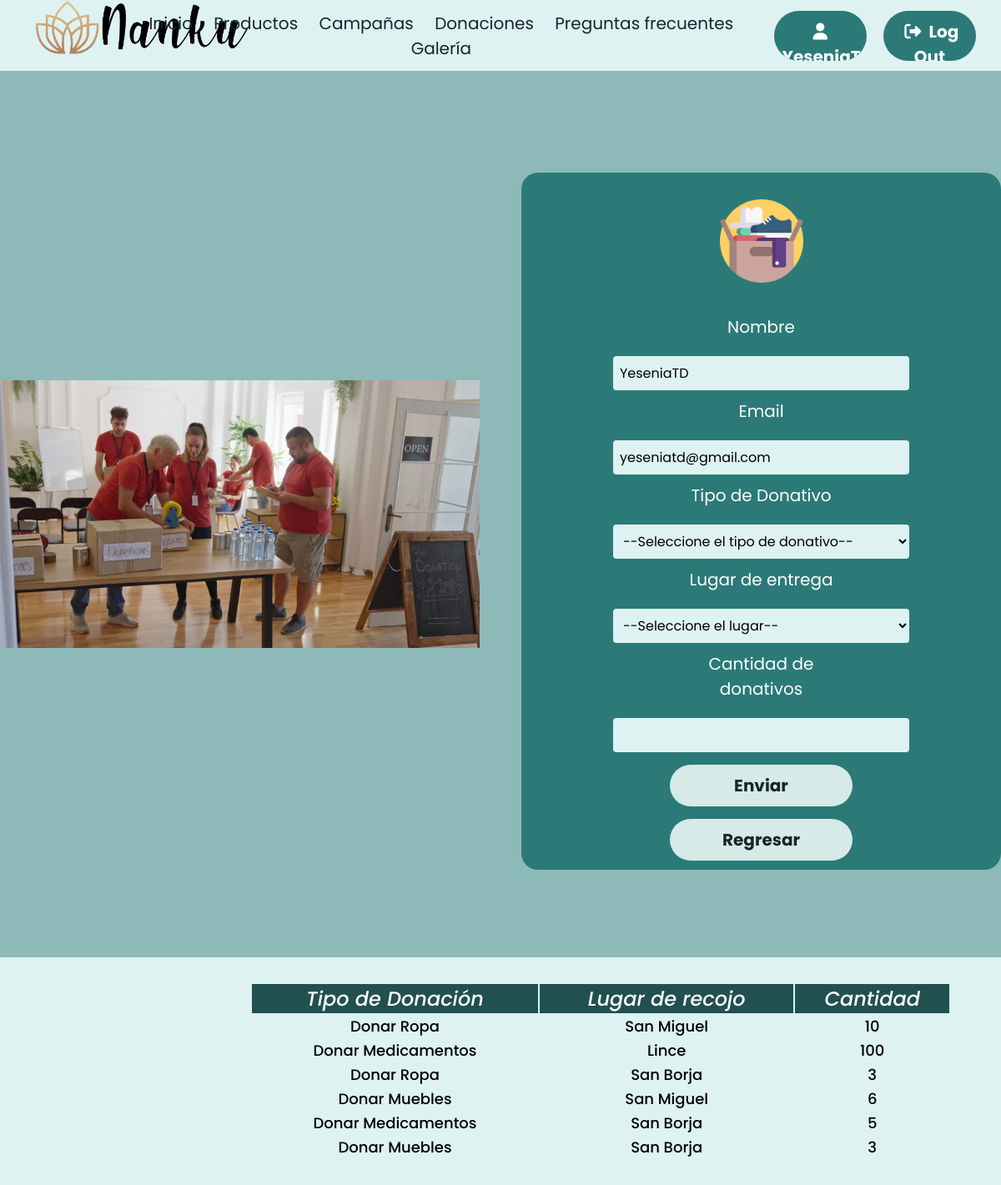
Page /formdonacion.php (signed in) on the committed database.
### tables this page shows
CREATE TABLE `donacion` (
  `iddonacion` int(5) NOT NULL,
  `usuario` varchar(50) NOT NULL,
  `correo` varchar(100) NOT NULL,
  `tipo_donacion` varchar(50) NOT NULL,
  `lugar` varchar(50) NOT NULL,
  `cant` int(5) NOT NULL
);

### formdonacion.php (the view, shortened to what this page needs)
<?php
$usuario=$_SESSION['Usuario'];
?>
<!DOCTYPE html>
<html lang="es">
<head>
  <link rel="stylesheet" href="https://cdnjs.cloudflare.com/ajax/libs/font-awesome/5.15.1/css/all.min.css">
  <link rel="stylesheet" href="Styles/donacion1.css" />
  <link rel="stylesheet" href="Styles/hfStyle.css">
</head>
<body>
<header class="header">
        <div class="logo">
            <img src="Imagenes/LogoNankuFinal.png" alt="Logo Nanku">
        </div>
        <nav class="nav">
            <ul class="navbar-links">
                <li>
                    <a href="user.php">Inicio</a>
                </li>
                <li>
                    <a href="productos_user.php">Productos</a>
                </li>
                <li>
                    <a href="campanas.php">Campañas</a>
                </li>
                <li>
                    <a href="#">Donaciones</a>
                </li>
                <li>
                    <a href="PreguntasFrecuentes.php">Preguntas frecuentes</a>
                </li>
                <li>
                    <a href="Galeria.php">Galería</a>
                </li>
            </ul>
        </nav>
        <button class="btn"><a href="#"><span><i class="fa-solid fa-user"></i> <b> <?php echo $_SESSION['Usuario'] ; ?> </b></span></a> </button>
        <button class="btn"><a href="cerrarSesion.php"><span><i class="fa-solid fa-right-from-bracket"></i></i> Log Out </span></a> </button>
</header>
  <div>
    <div>
      <div class="seccion" id="seccM">
        <div class="g1">
          <div class="box">
            <video src="Imagenes/formdonaciones.mp4" autoplay="true" muted="true" loop="true"
              poster="Imagenes/donar.PNG"></video>
          </div>
          <form action="registrar.php" class="form-donativo" method=POST>
            <center>
              <figure>
                <img class="logo" src="Imagenes/donacion.png" alt="Logo de página">
              </figure>
            </center>
            <div class="mb">
              <label class="form-label">Nombre</label>
              <input type="text" class="entrada" value="<?php echo $_SESSION['Usuario']; ?>" name="usuario">
            </div>
            <div class="mb-3">
              <label class="form-label">Email</label>
              <input type="text" class="entrada" value="<?php echo $_SESSION['Correo']; ?>" name="correo">
            </div>
            <label for="">Tipo de Donativo</label>
            <select class="entrada" name="tipo_donacion">
              <option selected>--Seleccione el tipo de donativo--</option>
            </select>
            <label for="">Lugar de entrega</label>
            <select class="entrada" name="lugar">
              <option selected>--Seleccione el lugar--</option>
            </select>
            <div class="mb-3">
              <label class="form-label">Cantidad de donativos</label>
              <input type="text" class="entrada" name="cant">
            </div>
            <div class="text-center">
              <button type="submit" class="btn" name="registrar_donacion"><a><span><i class=""></i> Enviar </span></a></button>
              <a class= "btn" href="user.php"><span><i class=""></i> Regresar </span></a>
            </div>
          </form>
        </div>
      </div>
      <div class="tabla">
        <table class="table">
          <thead>
            <tr>
              <th scope="col">Tipo de Donación</th>
              <th scope="col">Lugar de recojo</th>
              <th scope="col">Cantidad</th>
            </tr>
          </thead>
          <tbody>
            <?php
                $conexion=mysqli_connect("localhost","root","","nankuweb");
                $SQL="SELECT tipo_donacion, lugar, cant FROM donacion where usuario='$usuario'";
                $dato = mysqli_query($conexion, $SQL);
                if($dato -> num_rows >0){
                    while($fila=mysqli_fetch_array($dato)){
            ?>
            <tr>
              <td>
                <?php echo $fila['tipo_donacion']; ?>
              </td>
              <td>
                <?php echo $fila['lugar']; ?>
              </td>
              <td>
                <?php echo $fila['cant']; ?>
              </td>
              <?php
                }
                }else{
              ?>
            <tr class="text-center">
              <td colspan="16">No existen registros</td>
            </tr>
            <?php
            }
            ?>
          </tbody>
        </table>
      </div>
    </div>
  </div>
</body>
</html>

### Styles/donacion1.css (style rules this page uses)
* { box-sizing: border-box; margin: 0; padding: 0; border: 0; font-size: 20px; font-family: 'Poppins', 'Golos Text', sans-serif; vertical-align: baseline; }
.header { background-color: #DEF2F1; display: flex; justify-content: flex-end; align-items: center; height: 85px; padding: 5px 20px; }
.header .logo { cursor: pointer; margin-right: auto; }
.header .logo img { height: 80px; width: auto; transition: all 0.5s; }
.header .navbar-links { list-style: none; }
.header .navbar-links li { display: inline-block; padding: 0 10px; transition: all 0.3s; }
.header .navbar-links a { font-size: 20px; color: #17252A; text-decoration: none; }
.header .btn { background: #2B7A78; display: block; width: 10%; height: 80%; font-weight: bold; font-size: 14px; text-align: center; padding: 10px; border: none; border-radius: 70px; cursor: pointer; font-family: 'Poppins', 'Golos Text', sans-serif; margin: auto; margin-left: 10px; margin-right: 10px; transition: all 0.5s; position: relative; overflow: hidden; }
.header .btn span { color: #ffffff; text-decoration: none; position: relative; z-index: 2; }
.header .fa-solid { padding: 0 5px; }
.header .btn::after { content: ""; width: 100%; position: absolute; z-index: 1; top: 0; left: calc(-100% - 80px); border-bottom: 80px solid #215051; border-right: 80px solid transparent; transition: .4s ease-in-out all; }
body { text-align: center; font-family: sans-serif; }
a { text-decoration: none; }
.seccion { background-color: #5C9A98; padding: 60px 0; }
#seccM { background-color: #8DBAB8 !important; }
.seccion .g1 { width: 100%; max-width: 1200px; margin: auto; display: grid; grid-template-columns: repeat(2, 1fr); grid-gap: 50px; padding: 45px 0px; text-align: center; }
.seccion .g1 .box video { width: 100%; height: 100%; display: flex; justify-content: center; align-items: center; }
.seccion label { color: #ffffff; font-size: 20px; padding-top: 10px; }
.seccion .g1 .form-donativo, .seccion .g1 .form-campana { background-color: #2B7A78; border-radius: 20px; }
form { margin: auto; margin-top: 3%; padding-top: 2%; padding-bottom: 2%; padding-left: 2.5%; padding-right: 2.5%; border-radius: 20px; justify-content: center; }
form label { display: inline-block; width: 40%; margin-bottom: 20px; color: #060606; font-size: 18px; }
form .entrada { width: 65%; background-color: #DEF2F1; border-radius: 4px; border: none; padding: 8px; font-size: 16px; }
form .btn { background: #D6EAE8; display: block; width: 40%; height: 80%; font-weight: bold; font-size: 18px; text-align: center; padding: 10px; border: none; border-radius: 70px; cursor: pointer; font-family: 'Poppins', 'Golos Text', sans-serif; margin: auto !important; margin-top: 15px !important; margin-left: 10px; margin-right: 10px; transition: all 0.5s; position: relative; overflow: hidden; }
form .btn span { color: #17252A; text-decoration: none; position: relative; z-index: 2; }
form .btn::after { content: ""; width: 100%; position: absolute; z-index: 1; top: 0; left: calc(-100% - 80px); border-bottom: 80px solid #8DBAB8; border-right: 80px solid transparent; transition: .4s ease-in-out all; }
.logo { width: 100px; height: 100px; justify-content: center; align-items: center; margin: 20px; }
.tabla { background-color: #DEF2F1; justify-content: center; }
table { background-color: #DEF2F1; height: 100px; width: 70%; align-items: center; justify-content: center; margin-left: 300px; padding: 30px 0; }
th { font-style: italic; font-size: 0.9em; color: white; font-weight: 500; font:bold; background: #215051; align-items: center; justify-content: center; font-size: 24px; }
td { font-weight: 500; font-size: 0.9em; color: black; font: bold; }

### rows in the picture
donacion: tipo_donacion "Donar Ropa", lugar "San Miguel", cant "10"
donacion: tipo_donacion "Donar Medicamentos", lugar "Lince", cant "100"
donacion: tipo_donacion "Donar Ropa", lugar "San Borja", cant "3"
donacion: tipo_donacion "Donar Muebles", lugar "San Miguel", cant "6"
donacion: tipo_donacion "Donar Medicamentos", lugar "San Borja", cant "5"
donacion: tipo_donacion "Donar Muebles", lugar "San Borja", cant "3"
